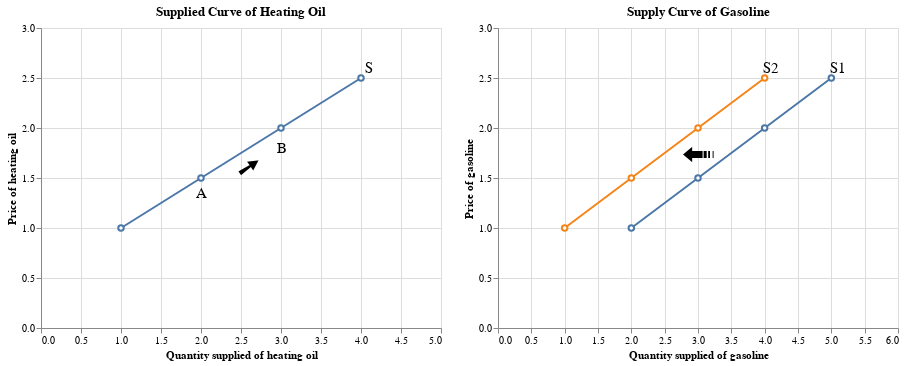

Notebook code for this chart:
### Markdown cell above
**Price/Availability of inputs**<br>
To produce output, you need inputs. An input is any good or service that is used to produce another good or service. An increase in the price of an input makes the production of the final good more costly for those who produce and sell it. So, producers are less willing to supply the final good at any given price, and the supply curve shifts to the left.


**Prices of related goods**

Substitutes<br>
A single producer often produces a mix of goods rather than a single product. For example, an oil refinery produces gasoline from crude oil, but it also produces heating oil and other products from the same raw material. When a producer sells several products, the quantity of any one good it is willing to supply at any given price depends on the prices of its other co-produced goods.<br><br>
An oil refiner will supply less gasoline at any given price when the price of heating oil rises, shifting the supply curve for gasoline to the left.

### Code cell
df_heat = pd.DataFrame(data={'price': [2.5, 2, 1.5, 1], 'quantity':[4,3,2,1]})
df_gas = pd.DataFrame(data={'price': [2.5, 2, 1.5, 1], 'quantity':[5,4,3,2], 'quantity2': [4,3,2,1]})

fig1 = alt.Chart(df_heat).mark_line(point=alt.OverlayMarkDef(filled=False, fill='white')).encode(
    alt.X('quantity', title='Quantity supplied of heating oil', scale=alt.Scale(domain=[0,5])),
    alt.Y('price', title='Price of heating oil', scale=alt.Scale(domain=[0,3])),
).properties(title='Supplied Curve of Heating Oil')

text1 = alt.Chart({'values':[{'x': 4.1, 'y': 2.6}]}).mark_text(
    text='S',
    fontSize=15
).encode(x='x:Q', y='y:Q')

text2 = alt.Chart({'values':[{'x': 2, 'y': 1.35}]}).mark_text(
    text='A',
    fontSize=15
).encode(x='x:Q', y='y:Q')

text3 = alt.Chart({'values':[{'x': 3, 'y': 1.8}]}).mark_text(
    text='B',
    fontSize=15
).encode(x='x:Q', y='y:Q')

text4 = alt.Chart({'values':[{'x': 2.6, 'y': 1.6}]}).mark_text(
    text='➘',
    fontSize=30,
    angle=290
).encode(x='x:Q', y='y:Q')

fig1 = fig1 + text1 + text2 + text3 + text4


df_gas = pd.melt(df_gas, id_vars=['price'], value_vars=['quantity', 'quantity2'])

fig2 = alt.Chart(df_gas).mark_line(point=alt.OverlayMarkDef(filled=False, fill='white')).encode(
    alt.X('value', title='Quantity supplied of gasoline', scale=alt.Scale(domain=[0,6])),
    alt.Y('price', title='Price of gasoline', scale=alt.Scale(domain=[0,3])),
    alt.Color('variable', legend=None)
).properties(title='Supply Curve of Gasoline')


text1 = alt.Chart({'values':[{'x': 4.1, 'y': 2.6}]}).mark_text(
    text='S2',
    fontSize=15
).encode(x='x:Q', y='y:Q')

text2 = alt.Chart({'values':[{'x': 5.1, 'y': 2.6}]}).mark_text(
    text='S1',
    fontSize=15
).encode(x='x:Q', y='y:Q')

text3 = alt.Chart({'values':[{'x': 3, 'y': 1.75}]}).mark_text(
    text='➟',
    fontSize=40,
    angle=180
).encode(x='x:Q', y='y:Q')

fig2 = fig2 + text1 + text2 + text3

alt.hconcat(fig1, fig2)

### Figure 1 — Vega-Lite specification as saved in the notebook (floating-point values rounded to 4 significant figures)
{"config": {"view": {"continuousWidth": 400, "continuousHeight": 300}}, "hconcat": [{"layer": [{"data": {"name": "data-a09ee1c99b4c8b8319153ffb3c568b6a"}, "mark": {"type": "line", "point": {"fill": "white", "filled": false}}, "encoding": {"x": {"type": "quantitative", "field": "quantity", "scale": {"domain": [0, 5]}, "title": "Quantity supplied of heating oil"}, "y": {"type": "quantitative", "field": "price", "scale": {"domain": [0, 3]}, "title": "Price of heating oil"}}, "title": "Supplied Curve of Heating Oil"}, {"data": {"name": "data-d8027dfaac60e39df9f275ca25884042"}, "mark": {"type": "text", "fontSize": 15, "text": "S"}, "encoding": {"x": {"type": "quantitative", "field": "x"}, "y": {"type": "quantitative", "field": "y"}}}, {"data": {"name": "data-e664b67886a245dfdf8162b4420b571c"}, "mark": {"type": "text", "fontSize": 15, "text": "A"}, "encoding": {"x": {"type": "quantitative", "field": "x"}, "y": {"type": "quantitative", "field": "y"}}}, {"data": {"name": "data-a50b10c17cc2102534bd55d32a92985c"}, "mark": {"type": "text", "fontSize": 15, "text": "B"}, "encoding": {"x": {"type": "quantitative", "field": "x"}, "y": {"type": "quantitative", "field": "y"}}}, {"data": {"name": "data-c3128fb21f69f1b7c9c28f0b16d066c0"}, "mark": {"type": "text", "angle": 290, "fontSize": 30, "text": "➘"}, "encoding": {"x": {"type": "quantitative", "field": "x"}, "y": {"type": "quantitative", "field": "y"}}}]}, {"layer": [{"data": {"name": "data-b84d7fc868ce6616a666ddf426b0a8af"}, "mark": {"type": "line", "point": {"fill": "white", "filled": false}}, "encoding": {"color": {"type": "nominal", "field": "variable", "legend": null}, "x": {"type": "quantitative", "field": "value", "scale": {"domain": [0, 6]}, "title": "Quantity supplied of gasoline"}, "y": {"type": "quantitative", "field": "price", "scale": {"domain": [0, 3]}, "title": "Price of gasoline"}}, "title": "Supply Curve of Gasoline"}, {"data": {"name": "data-d8027dfaac60e39df9f275ca25884042"}, "mark": {"type": "text", "fontSize": 15, "text": "S2"}, "encoding": {"x": {"type": "quantitative", "field": "x"}, "y": {"type": "quantitative", "field": "y"}}}, {"data": {"name": "data-6f48be58bd1fadde1f9b826e1ee42a7a"}, "mark": {"type": "text", "fontSize": 15, "text": "S1"}, "encoding": {"x": {"type": "quantitative", "field": "x"}, "y": {"type": "quantitative", "field": "y"}}}, {"data": {"name": "data-865b244f663616150b65e2f444541567"}, "mark": {"type": "text", "angle": 180, "fontSize": 40, "text": "➟"}, "encoding": {"x": {"type": "quantitative", "field": "x"}, "y": {"type": "quantitative", "field": "y"}}}]}], "$schema": "https://vega.github.io/schema/vega-lite/v4.8.1.json", "datasets": {"data-a09ee1c99b4c8b8319153ffb3c568b6a": [{"price": 2.5, "quantity": 4}, {"price": 2.0, "quantity": 3}, {"price": 1.5, "quantity": 2}, {"price": 1.0, "quantity": 1}], "data-d8027dfaac60e39df9f275ca25884042": [{"x": 4.1, "y": 2.6}], "data-e664b67886a245dfdf8162b4420b571c": [{"x": 2, "y": 1.35}], "data-a50b10c17cc2102534bd55d32a92985c": [{"x": 3, "y": 1.8}], "data-c3128fb21f69f1b7c9c28f0b16d066c0": [{"x": 2.6, "y": 1.6}], "data-b84d7fc868ce6616a666ddf426b0a8af": [{"price": 2.5, "variable": "quantity", "value": 5}, {"price": 2.0, "variable": "quantity", "value": 4}, {"price": 1.5, "variable": "quantity", "value": 3}, {"price": 1.0, "variable": "quantity", "value": 2}, {"price": 2.5, "variable": "quantity2", "value": 4}, {"price": 2.0, "variable": "quantity2", "value": 3}, {"price": 1.5, "variable": "quantity2", "value": 2}, {"price": 1.0, "variable": "quantity2", "value": 1}], "data-6f48be58bd1fadde1f9b826e1ee42a7a": [{"x": 5.1, "y": 2.6}], "data-865b244f663616150b65e2f444541567": [{"x": 3, "y": 1.75}]}}
